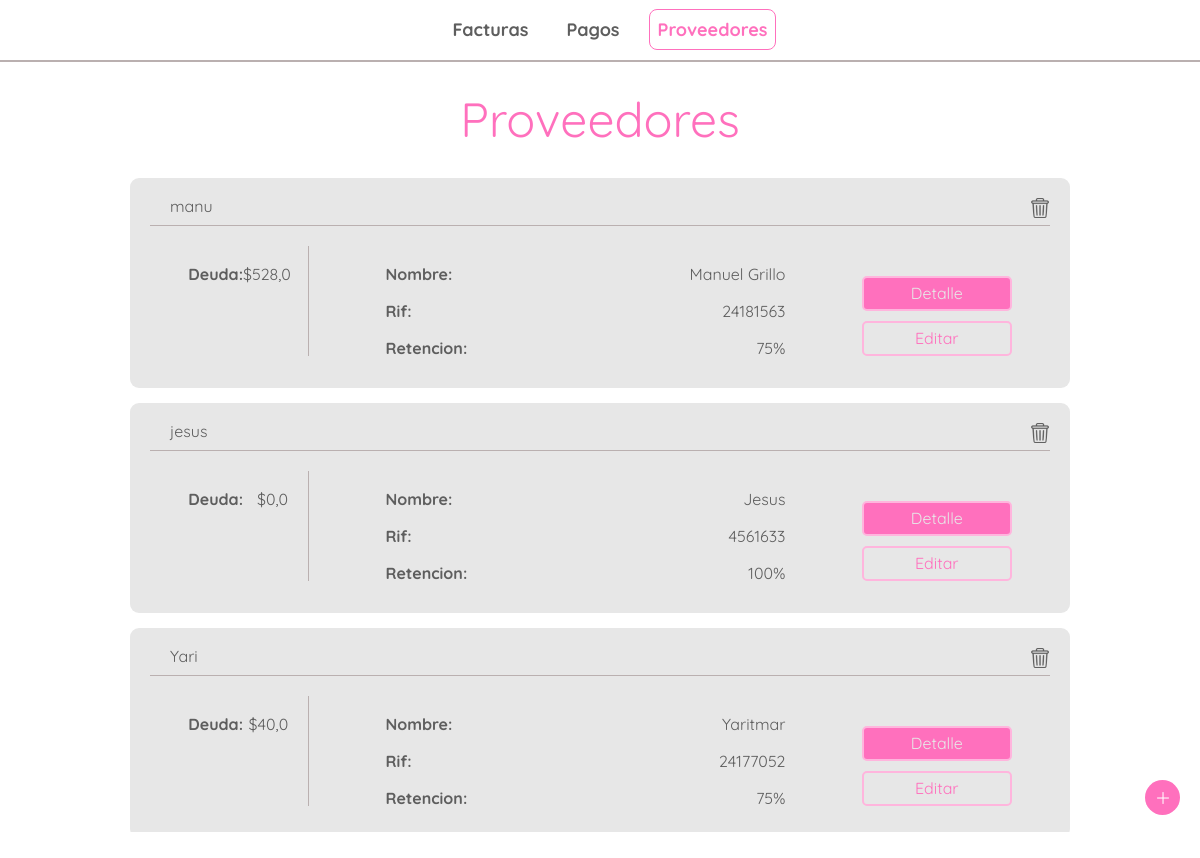
The app's page /providers/home/, older data.
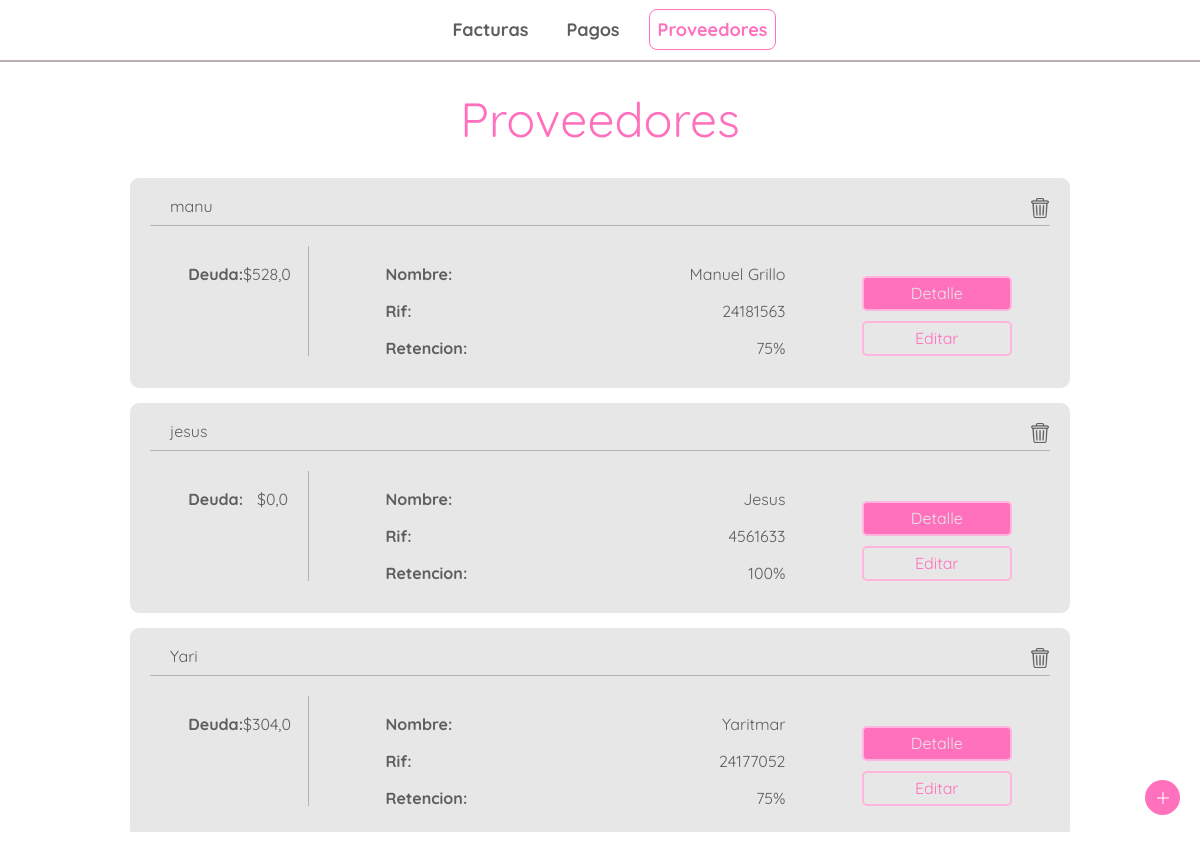
The same page, newer data.
### providers/models.py (models this page shows)
class Provider(models.Model):
    id = HashidAutoField(primary_key=True)
    rif = models.CharField(max_length=15)
    name = models.CharField(max_length=70)
    nickname = models.CharField(max_length= 70)
    TAXES = [
        ('0','0% tax retained'),
        ('75','75% tax retained'),
        ('100','100% tax retained'),
    ]
    taxtype = models.CharField(max_length=3, choices=TAXES)
    dollar_debt = models.FloatField(default=0)

### providers/views.py (the view)
# urls.py: path('', views.index, name='index'),
def index(request):
    providers_list = Provider.objects.all()
    request = reset_messages(request)
    return render(request, 'providers/index.html',{
        'providers_list':providers_list,
    })

### bills/views.py (called while the page is built)
def reset_messages(request):
    try :
        aux = request.session['message_shown']
    except KeyError:
        request.session['message_shown'] = False
        request.session['message'] = ''
    else:
        if not request.session['message_shown'] :
            request.session['message_shown'] = True
        else:
            request.session['message'] = ''
        return request

### providers/templates/providers/index.html (shortened to what this page needs)
{% extends 'bills/header.html' %}
{% block content %}
{% load static %}
<body>
<div class="bills">
    <div class="title">
        <p>Proveedores</p>
    </div>
    <div class="bills-container">
        {% for provider in providers_list %}
        <div class="bill-content">
            <div class="bill-head">
                <div class="bill-head-left">
                    <p>{{provider.nickname}}</p>
                </div>
                <div class="bill-head-right">
                    <figure>
                        <a href="{% url 'providers:delete_provider'  provider.id %}">
                            <img src="{% static 'bills/images/trash.png'  %}" alt="trash" class="trash">
                        </a>
                    </figure>
                </div>
            </div>
            <div class="bill-body">
                <div class="bill-body-sub-left-provider">
                    <div class="bill-detail">
                        <p>Deuda:</p>
                        <p>${{provider.dollar_debt}}</p>
                    </div>
                </div>
                <div class="bill-body-sub-provider">
                    <div class="bill-detail">
                        <p>Nombre:</p>
                        <p>{{provider.name}}</p>
                    </div>
                    <div class="bill-detail">
                        <p>Rif:</p>
                        <p>{{provider.rif}}</p>
                    </div>
                    <div class="bill-detail">
                        <p>Retencion:</p>
                        <p>{{provider.taxtype}}%</p>
                    </div>
                </div>
                <div class="bill-body-buttons">
                    <a href="{% url 'providers:provider_detail'  provider.id %}" class="link-primary-button">Detalle</a>
                    <a href="{% url 'providers:update_provider'  provider.id %}" class="link-secondary-button">Editar</a>
                </div>
            </div>
        </div>
        {% endfor %}
    </div>
    <div class="add">
        <figure class="figure">
            <img src="{% static 'bills/images/plus.png'  %}" alt="new-bill">
        </figure>
    </div>
</div>
</body>
{% endblock %}

Row changes from the older to the newer data that the page shows:
changed Provider "Yari": dollar_debt "40,0" → "304,0"
